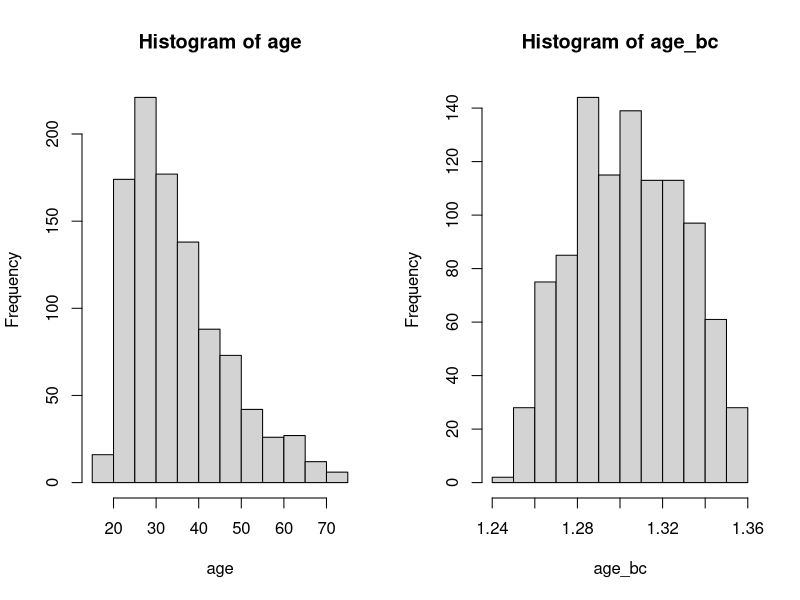

The R script that drew this image:
rm(list = ls())

library(caret)

data(GermanCredit)

age <- GermanCredit$Age

library(e1071)
bc <- BoxCoxTrans(age)
print(bc)

age_bc <- predict(bc, age)

par(mfrow = c(1, 2))
hist(age)
hist(age_bc)